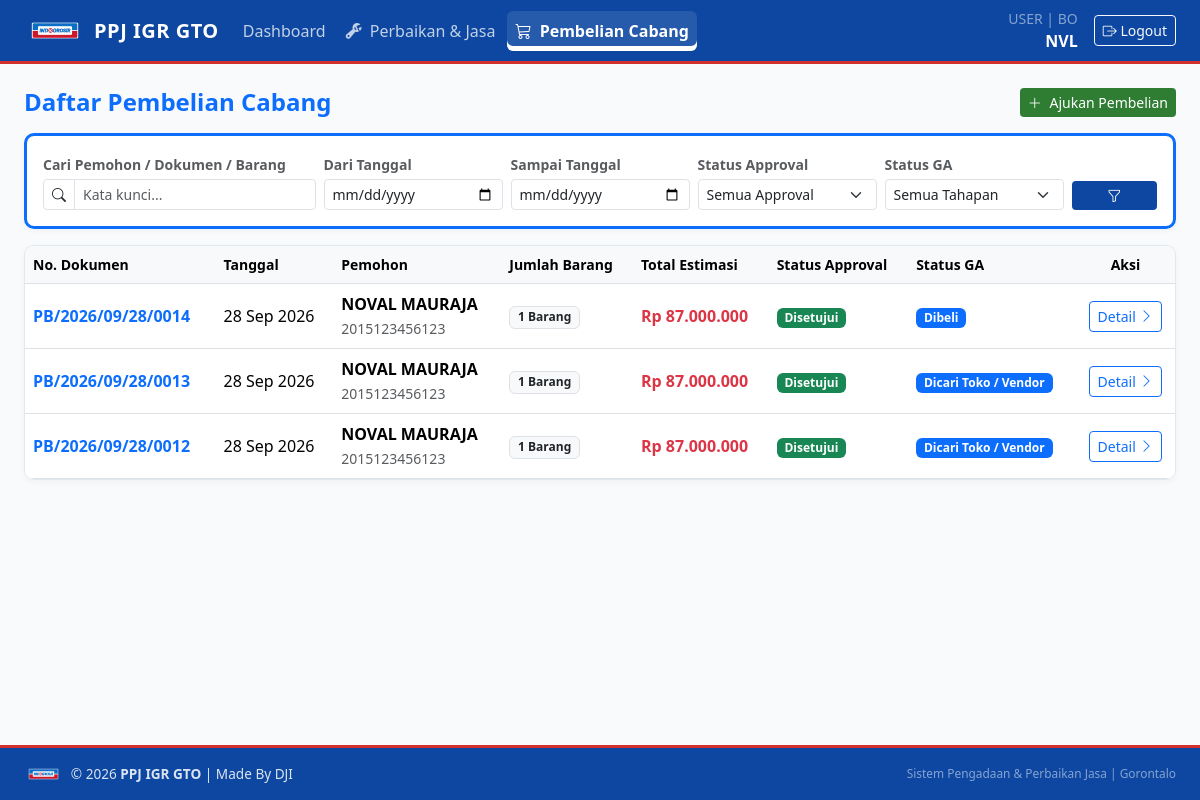
/pembelian/ (signed in), run on the app's committed database.
### core/models.py (models this page shows, shortened)
class UserProfile(models.Model):
    ROLE_CHOICES = [
        ('USER', 'User Divisi'),
        ('GA', 'General Affair (GA)'),
        ('SAM', 'SAM'),
        ('SM', 'Store Manager (SM)'),
        ('TEKNISI', 'Teknisi'),
    ]
    DIVISI_CHOICES = [
        ('SM', 'SM'),
        ('BO', 'BO'),
        ('MS', 'MS'),
        ('FOOD', 'FOOD'),
        ('NON FOOD', 'NON FOOD'),
        ('PERISH', 'PERISH'),
        ('LOG 1', 'LOG 1'),
        ('LOG 2', 'LOG 2'),
        ('GA', 'GA'),
        ('TEKNISI', 'TEKNISI'),
    ]
    user = models.OneToOneField(User, on_delete=models.CASCADE, related_name='profile')
    nik = models.CharField(max_length=30, blank=True)
    nomor_hp = models.CharField(max_length=20, blank=True, null=True, verbose_name="Nomor HP/WhatsApp")
    role = models.CharField(max_length=20, choices=ROLE_CHOICES, default='USER')
    divisi = models.CharField(max_length=20, choices=DIVISI_CHOICES, default='BO')

class PembelianCabang(models.Model):
    STATUS_APPROVAL_CHOICES = [
        ('WAITING_SAM', 'Menunggu Approval SAM'),
        ('WAITING_SM', 'Menunggu Approval SM'),
        ('APPROVED_TO_GA', 'Disetujui (Diteruskan ke GA)'),
        ('REJECTED_SAM', 'Ditolak SAM (NOK)'),
        ('REJECTED_SM', 'Ditolak SM (NOK)'),
    ]
    TAHAPAN_GA_CHOICES = [
        ('PENDING', 'Pending Belum Diproses'),
        ('SEARCH', 'Dicari Toko / Vendor'),
        ('BOUGHT', 'Dibeli'),
        ('SHIPPED', 'Dikirim'),
        ('ARRIVED', 'Tiba'),
        ('HANDOVER', 'Handover (Selesai/Diserahkan)'),
    ]
    no_dokumen = models.CharField(max_length=50, unique=True, blank=True, null=True)
    user = models.ForeignKey(User, on_delete=models.CASCADE, related_name='pembelian_requests')
    nik = models.CharField(max_length=50)
    nama = models.CharField(max_length=150)
    tanggal = models.DateField(auto_now_add=True)
    keterangan_sam = models.TextField(blank=True, null=True)
    is_approved_sam = models.BooleanField(null=True, blank=True)
    keterangan_sm = models.TextField(blank=True, null=True)
    is_approved_sm = models.BooleanField(null=True, blank=True)
    status_approval = models.CharField(
        max_length=30, choices=STATUS_APPROVAL_CHOICES, default='WAITING_SAM'
    )
    tahapan_ga = models.CharField(
        max_length=20, choices=TAHAPAN_GA_CHOICES, default='PENDING'
    )
    nomor_invoice = models.CharField(max_length=100, blank=True, null=True)
    upload_invoice = models.FileField(upload_to='pembelian/invoice/', blank=True, null=True)
    created_at = models.DateTimeField(auto_now_add=True)
    updated_at = models.DateTimeField(auto_now=True)
    @property
    def total_estimasi(self):
        return sum(item.estimasi_harga for item in self.items.all() if item.estimasi_harga)
    @property
    def total_item(self):
        return self.items.count()

class ItemPembelianCabang(models.Model):
    pembelian = models.ForeignKey(PembelianCabang, on_delete=models.CASCADE, related_name='items')
    nama_barang = models.CharField(max_length=255)
    deskripsi_fungsi_peruntukan = models.TextField()
    estimasi_harga = models.DecimalField(max_digits=12, decimal_places=2, default=0)
    referensi = models.CharField(max_length=255, blank=True, help_text="Link atau info toko")
    upload_foto = models.ImageField(upload_to='pembelian/referensi/', blank=True, null=True)

### core/views.py (the view, shortened to what this page needs)
# urls.py: path('pembelian/', views.pembelian_list, name='pembelian_list'),
@login_required
def pembelian_list(request):
    profile, _ = UserProfile.objects.get_or_create(user=request.user)
    if profile.role in ['USER', 'TEKNISI'] and not request.user.is_superuser:
        qs = PembelianCabang.objects.filter(user=request.user)
    else:
        qs = PembelianCabang.objects.all()
    search_query = request.GET.get('q', '').strip()
    status_filter = request.GET.get('status', '').strip()
    tahapan_filter = request.GET.get('tahapan', '').strip()
    tgl_mulai = request.GET.get('tgl_mulai', '').strip()
    tgl_selesai = request.GET.get('tgl_selesai', '').strip()
    if status_filter:
        qs = qs.filter(status_approval=status_filter)
    if tahapan_filter:
        qs = qs.filter(tahapan_ga=tahapan_filter)
    if tgl_mulai:
        qs = qs.filter(tanggal__gte=tgl_mulai)
    if tgl_selesai:
        qs = qs.filter(tanggal__lte=tgl_selesai)
    qs = qs.order_by('-created_at')
    paginator = Paginator(qs, 5)
    page_number = request.GET.get('page')
    page_obj = paginator.get_page(page_number)
    return render(request, 'core/pembelian_list.html', {
        'items': page_obj,
        'profile': profile,
        'search_query': search_query,
        'status_filter': status_filter,
        'tahapan_filter': tahapan_filter,
        'tgl_mulai': tgl_mulai,
        'tgl_selesai': tgl_selesai,
        'status_choices': PembelianCabang.STATUS_APPROVAL_CHOICES,
        'tahapan_choices': PembelianCabang.TAHAPAN_GA_CHOICES,
    })

### core/templatetags/accounting_tags.py (called while the page is built)
@register.filter(name='rupiah')
def rupiah(value):
    if value is None or value == '':
        return "Rp 0"
    try:
        val = float(value)
        formatted = f"{val:,.0f}"
        formatted_id = formatted.replace(',', '.')
        return f"Rp {formatted_id}"
    except (ValueError, TypeError):
        return f"Rp {value}"

### core/templates/core/pembelian_list.html (shortened to what this page needs)
{% extends 'core/base.html' %}
{% load accounting_tags %}
{% block content %}
<div class="d-flex justify-content-between align-items-center mb-3">
    <h4 class="fw-bold mb-0 text-primary">Daftar Pembelian Cabang</h4>
    <a href="{% url 'core:pembelian_create' %}" class="btn btn-sm btn-app-green">
        <i class="bi bi-plus-lg me-1"></i> Ajukan Pembelian
    </a>
</div>
<div class="card card-custom p-3 mb-3 border-start border-3 border-primary">
    <form method="get" class="row g-2 align-items-end">
        <div class="col-12 col-md-3">
            <label class="form-label small fw-semibold text-muted mb-1">Cari Pemohon / Dokumen / Barang</label>
            <div class="input-group input-group-sm">
                <span class="input-group-text bg-white"><i class="bi bi-search"></i></span>
                <input type="text" name="q" value="{{ search_query }}" class="form-control" placeholder="Kata kunci...">
            </div>
        </div>
        <div class="col-6 col-md-2">
            <label class="form-label small fw-semibold text-muted mb-1">Dari Tanggal</label>
            <input type="date" name="tgl_mulai" value="{{ tgl_mulai }}" class="form-control form-control-sm">
        </div>
        <div class="col-6 col-md-2">
            <label class="form-label small fw-semibold text-muted mb-1">Sampai Tanggal</label>
            <input type="date" name="tgl_selesai" value="{{ tgl_selesai }}" class="form-control form-control-sm">
        </div>
        <div class="col-6 col-md-2">
            <label class="form-label small fw-semibold text-muted mb-1">Status Approval</label>
            <select name="status" class="form-select form-select-sm">
                <option value="">Semua Approval</option>
            </select>
        </div>
        <div class="col-6 col-md-2">
            <label class="form-label small fw-semibold text-muted mb-1">Status GA</label>
            <select name="tahapan" class="form-select form-select-sm">
                <option value="">Semua Tahapan</option>
            </select>
        </div>
        <div class="col-12 col-md-1 d-flex gap-1">
            <button type="submit" class="btn btn-sm btn-app-blue w-100" title="Terapkan Filter">
                <i class="bi bi-funnel"></i>
            </button>
        </div>
    </form>
</div>
<div class="card card-custom p-0 overflow-hidden mb-3">
    <div class="table-responsive">
        <table class="table table-hover align-middle mb-0">
            <thead class="table-light border-bottom">
                <tr class="small text-muted">
                    <th>No. Dokumen</th>
                    <th>Tanggal</th>
                    <th>Pemohon</th>
                    <th>Jumlah Barang</th>
                    <th>Total Estimasi</th>
                    <th>Status Approval</th>
                    <th>Status GA</th>
                    <th class="text-center">Aksi</th>
                </tr>
            </thead>
            <tbody>
                {% for item in items %}
                <tr>
                    <td class="fw-bold text-primary">{{ item.no_dokumen|default:item.id }}</td>
                    <td>{{ item.tanggal|date:"d M Y" }}</td>
                    <td>
                        <div class="fw-semibold">{{ item.nama }}</div>
                        <small class="text-muted">{{ item.nik }}</small>
                    </td>
                    <td>
                        <span class="badge bg-light text-dark border">{{ item.total_item }} Barang</span>
                    </td>
                    <td><strong class="text-danger">{{ item.total_estimasi|rupiah }}</strong></td>
                    <td>
                        {% if item.status_approval == 'WAITING_SAM' %}
                            <span class="badge bg-warning text-dark">Review SAM</span>
                        {% elif item.status_approval == 'WAITING_SM' %}
                            <span class="badge bg-info text-dark">Review SM</span>
                        {% elif item.status_approval == 'APPROVED_TO_GA' %}
                            <span class="badge bg-success">Disetujui</span>
                        {% else %}
                            <span class="badge bg-danger">Ditolak (NOK)</span>
                        {% endif %}
                    </td>
                    <td>
                        <span class="badge {% if item.tahapan_ga == 'HANDOVER' %}bg-success{% elif item.tahapan_ga == 'PENDING' %}bg-secondary{% else %}bg-primary{% endif %}">
                            {{ item.get_tahapan_ga_display }}
                        </span>
                    </td>
                    <td class="text-center">
                        <a href="{% url 'core:pembelian_detail' item.no_dokumen|default:item.id %}" class="btn btn-sm btn-outline-primary">
                            Detail <i class="bi bi-chevron-right"></i>
                        </a>
                    </td>
                </tr>
                {% empty %}
                <tr>
                    <td colspan="8" class="text-center py-4 text-muted">Belum ada pengajuan pembelian cabang yang sesuai filter.</td>
                </tr>
                {% endfor %}
            </tbody>
        </table>
    </div>
</div>
{% endblock %}

### core/templates/core/base.html (shortened to what this page needs)
{% load static %}
<!DOCTYPE html>
<html lang="id">
<head>
    <link href="https://cdn.jsdelivr.net/npm/bootstrap@5.3.3/dist/css/bootstrap.min.css" rel="stylesheet">
    <link rel="stylesheet" href="https://cdn.jsdelivr.net/npm/bootstrap-icons@1.11.3/font/bootstrap-icons.min.css">
</head>
<body>
    <nav class="navbar navbar-expand-lg navbar-dark navbar-custom sticky-top">
        <div class="container-fluid px-3 px-lg-4">
            <a class="navbar-brand d-flex align-items-center" href="{% url 'core:dashboard' %}">
                <img src="{% static 'img/logo.png' %}" alt="Logo" class="me-2" style="height: 32px; width: auto; object-fit: contain;">
                <span>PPJ IGR GTO</span>
            </a>
            {% if request.user.is_authenticated %}
            <div class="collapse navbar-collapse" id="navMenu">
                <ul class="navbar-nav me-auto mb-2 mb-lg-0 gap-lg-1">
                    <li class="nav-item">
                        <a class="nav-link {% if request.resolver_match.url_name == 'dashboard' %}active{% endif %}"
                           href="{% url 'core:dashboard' %}">
                             Dashboard
                        </a>
                    </li>
                    <li class="nav-item">
                        <a class="nav-link {% if 'perbaikan' in request.resolver_match.url_name %}active{% endif %}"
                           href="{% url 'core:perbaikan_list' %}">
                            <i class="bi bi-wrench-adjustable me-1"></i> Perbaikan & Jasa
                        </a>
                    </li>
                    <li class="nav-item">
                        <a class="nav-link {% if 'pembelian' in request.resolver_match.url_name %}active{% endif %}"
                           href="{% url 'core:pembelian_list' %}">
                            <i class="bi bi-cart3 me-1"></i> Pembelian Cabang
                        </a>
                    </li>
                </ul>
                <div class="d-flex align-items-center text-white mt-2 mt-lg-0">
                    <div class="me-3 text-end d-none d-lg-block">
                        <small class="d-block text-white-50">{{ request.user.profile.role }} | {{ request.user.profile.divisi }}</small>
                        <span class="fw-semibold">{{ request.user.username }}</span>
                    </div>
                    <a href="{% url 'core:logout' %}" class="btn btn-sm btn-outline-light"><i class="bi bi-box-arrow-right"></i> Logout</a>
                </div>
            </div>
            {% endif %}
        </div>
    </nav>
    <div class="toast-container position-fixed top-0 end-0 p-3" style="z-index: 1090;">
    </div>
    <main class="main-wrapper">
        <div class="container-fluid px-3 px-lg-4 py-3 py-lg-4">
            {% block content %}{% endblock %}
        </div>
    </main>
    <footer class="footer-custom py-3 mt-auto">
        <div class="container-fluid px-3 px-lg-4">
            <div class="d-flex flex-column flex-md-row justify-content-between align-items-center gap-2">
                <div class="d-flex align-items-center">
                    <img src="{% static 'img/logo.png' %}" alt="Logo" class="me-2" style="height: 20px; width: auto; object-fit: contain;">
                    <span>&copy; {% now "Y" %} <strong>PPJ IGR GTO</strong> | Made By DJI</span>
                </div>
                <div class="small text-white-50">
                    Sistem Pengadaan & Perbaikan Jasa | Gorontalo
                </div>
            </div>
        </div>
    </footer>
</body>
</html>

### core/templates/core/base.html (style rules this page uses)
:root { --app-blue-primary: #0d47a1; --app-blue-hover: #1565c0; --app-red-accent: #d32f2f; --app-green-accent: #2e7d32; --app-white: #ffffff; --app-bg: #f8fafc; }
html, body { height: 100%; }
body { display: flex; flex-direction: column; min-height: 100vh; background-color: var(--app-bg); font-family: system-ui, -apple-system, sans-serif; color: #1e293b; }
.main-wrapper { flex: 1 0 auto; }
.navbar-custom { background-color: var(--app-blue-primary); border-bottom: 3px solid var(--app-red-accent); }
.navbar-brand { font-weight: 700; letter-spacing: 0.5px; }
.navbar-custom .nav-link { color: rgba(255, 255, 255, 0.75); font-weight: 500; padding: 0.5rem 0.85rem; border-radius: 6px; transition: all 0.2s ease; position: relative; }
.navbar-custom .nav-link.active { color: #ffffff !important; background-color: rgba(255, 255, 255, 0.1); font-weight: 600; box-shadow: inset 0 -5px 0 var(--app-white); }
.btn-app-blue { background-color: var(--app-blue-primary); color: #fff; border: none; }
.btn-app-green { background-color: var(--app-green-accent); color: #fff; border: none; }
.card-custom { background-color: var(--app-white); border-radius: 10px; border: 1px solid #e2e8f0; box-shadow: 0 2px 6px rgba(0,0,0,0.04); }
.footer-custom { flex-shrink: 0; background-color: var(--app-blue-primary); border-top: 3px solid var(--app-red-accent); color: rgba(255, 255, 255, 0.85); font-size: 0.85rem; }

### data on the page
PembelianCabang: no_dokumen "PB/2026/09/28/0014", tanggal "28 Sep 2026", nama "NOVAL MAURAJA", nik "2015123456123", total_item "1", total_estimasi|rupiah "Rp 87.000.000", status_approval "Disetujui", tahapan_ga "Dibeli"
PembelianCabang: no_dokumen "PB/2026/09/28/0013", tanggal "28 Sep 2026", nama "NOVAL MAURAJA", nik "2015123456123", total_item "1", total_estimasi|rupiah "Rp 87.000.000", status_approval "Disetujui", tahapan_ga "Dicari Toko / Vendor"
PembelianCabang: no_dokumen "PB/2026/09/28/0012", tanggal "28 Sep 2026", nama "NOVAL MAURAJA", nik "2015123456123", total_item "1", total_estimasi|rupiah "Rp 87.000.000", status_approval "Disetujui", tahapan_ga "Dicari Toko / Vendor"

### other printed values
{{ request.user.profile.role }} "USER"
{{ request.user.profile.divisi }} "BO"
{{ request.user.username }} "NVL"
